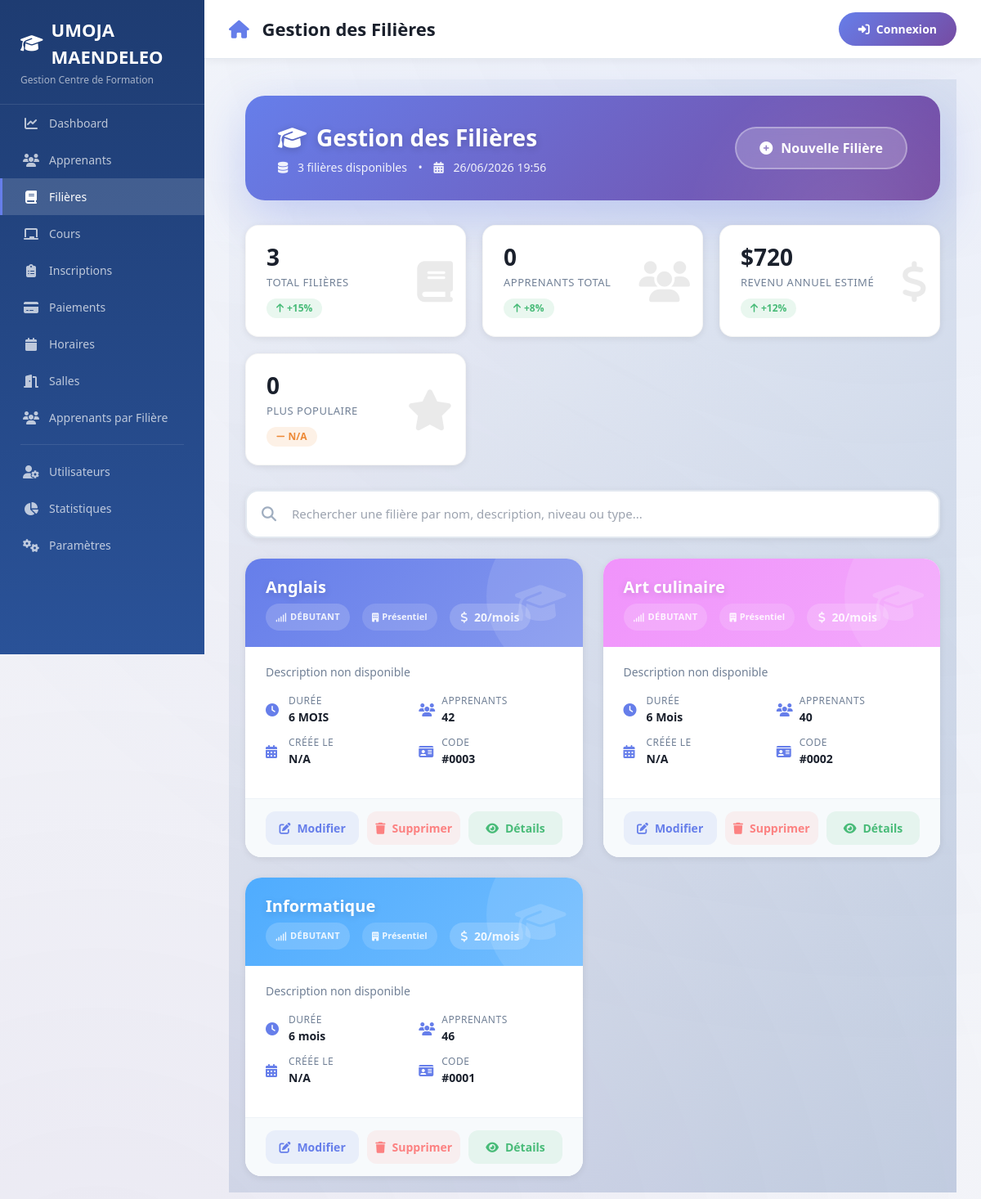
The app's page /pages/filieres.php with its own data.
### tables this page shows
CREATE TABLE `filiere` (
  `id_filiere` int(11) NOT NULL,
  `nom` varchar(100) NOT NULL,
  `duree` varchar(50) DEFAULT NULL,
  `frais_mensuel` decimal(10,2) DEFAULT NULL
);

### classes/Filiere.php (called while the page is built, shortened)
<?php
class Filiere {
    private $conn;
    private $table = 'filiere';
    public function __construct($db) {
        $this->conn = $db;
    }
    public function getAll() {
        $query = "SELECT * FROM " . $this->table . " ORDER BY nom ASC";
        $stmt = $this->conn->prepare($query);
        $stmt->execute();
        return $stmt->fetchAll(PDO::FETCH_ASSOC);
    }
}

### pages/filieres.php (the view, shortened to what this page needs)
<?php
require_once __DIR__ . '/../classes/Filiere.php';
$database = new Database();
$db = $database->connect();
$filiere = new Filiere($db);
$filieres = $filiere->getAll();
include __DIR__ . '/../includes/header.php';
?>
<div class="page-wrapper">
    <div class="content-wrapper">
        <div class="page-header">
            <div style="display: flex; justify-content: space-between; align-items: center; flex-wrap: wrap; gap: 15px;">
                <div>
                    <h1><i class="fas fa-graduation-cap me-3"></i>Gestion des Filières</h1>
                    <div class="subtitle">
                        <i class="fas fa-database me-2"></i>
                        <?php echo count($filieres); ?> filières disponibles
                        <span style="margin: 0 10px;">•</span>
                        <i class="fas fa-calendar-alt me-2"></i>
                        <?php echo date('d/m/Y H:i'); ?>
                    </div>
                </div>
                <button onclick="openModal()" class="btn-add">
                    <i class="fas fa-plus-circle"></i>
                    <span>Nouvelle Filière</span>
                </button>
            </div>
        </div>
        <?php
        $total = count($filieres);
        $total_apprenants = 0;
        $revenu_total = 0;
        $max_apprenants = 0;
        $filiere_populaire = null;
        foreach ($filieres as $fil) {
            $nb = $fil['nb_apprenants'] ?? 0;
            $total_apprenants += $nb;
            $revenu_total += ($fil['frais_mensuel'] ?? 0) * 12;
        }
        ?>
        <div class="stats-grid">
            <div class="stat-card">
                <i class="fas fa-book stat-icon"></i>
                <div class="stat-number"><?php echo $total; ?></div>
                <div class="stat-label">Total Filières</div>
                <span class="stat-change up"><i class="fas fa-arrow-up"></i> +15%</span>
            </div>
            <div class="stat-card">
                <i class="fas fa-users stat-icon"></i>
                <div class="stat-number"><?php echo $total_apprenants; ?></div>
                <div class="stat-label">Apprenants Total</div>
                <span class="stat-change up"><i class="fas fa-arrow-up"></i> +8%</span>
            </div>
            <div class="stat-card">
                <i class="fas fa-dollar-sign stat-icon"></i>
                <div class="stat-number">$<?php echo number_format($revenu_total, 0, ',', ' '); ?></div>
                <div class="stat-label">Revenu Annuel Estimé</div>
                <span class="stat-change up"><i class="fas fa-arrow-up"></i> +12%</span>
            </div>
            <div class="stat-card">
                <i class="fas fa-star stat-icon"></i>
                <div class="stat-number"><?php echo $max_apprenants; ?></div>
                <div class="stat-label">Plus Populaire</div>
                <span class="stat-change neutral"><i class="fas fa-minus"></i> <?php echo $filiere_populaire ? htmlspecialchars($filiere_populaire['nom']) : 'N/A'; ?></span>
            </div>
        </div>
        <div class="search-wrapper">
            <i class="fas fa-search search-icon"></i>
            <input type="text" id="searchInput" placeholder="Rechercher une filière par nom, description, niveau ou type..." onkeyup="filterCards()">
        </div>
        <div class="filieres-grid" id="filieresGrid">
            <?php if (empty($filieres)): ?>
                <div class="empty-state">
                    <i class="fas fa-book-open"></i>
                    <h3>Aucune filière</h3>
                    <p>Commencez par ajouter votre première filière</p>
                </div>
            <?php else: ?>
                <?php foreach ($filieres as $index => $fil):
                    $couleur = $fil['couleur'] ?? ['#667eea', '#f093fb', '#4facfe', '#fa709a', '#48bb78', '#ed8936', '#fc8181', '#764ba2'][$index % 8];
                ?>
                <div class="filiere-card" style="animation-delay: <?php echo $index * 0.06; ?>s" data-search="<?php echo strtolower($fil['nom'] . ' ' . ($fil['description'] ?? '') . ' ' . ($fil['niveau'] ?? '') . ' ' . ($fil['type'] ?? '')); ?>">
                    <div class="card-header" style="background: linear-gradient(135deg, <?php echo $couleur; ?>, <?php echo $couleur; ?>cc);">
                        <i class="fas fa-graduation-cap card-icon"></i>
                        <div class="filiere-nom"><?php echo htmlspecialchars($fil['nom']); ?></div>
                        <div class="filiere-meta">
                            <span class="badge-niveau">
                                <i class="fas fa-signal"></i>
                                <?php echo htmlspecialchars($fil['niveau'] ?? 'Débutant'); ?>
                            </span>
                            <span class="badge-type">
                                <i class="fas fa-<?php echo ($fil['type'] ?? 'Présentiel') === 'En ligne' ? 'wifi' : 'building'; ?>"></i>
                                <?php echo htmlspecialchars($fil['type'] ?? 'Présentiel'); ?>
                            </span>
                            <span class="frais-badge">
                                <i class="fas fa-dollar-sign me-1"></i>
                                <?php echo number_format($fil['frais_mensuel'] ?? 0, 0, ',', ' '); ?>/mois
                            </span>
                        </div>
                    </div>
                    <div class="card-body">
                        <p class="description">
                            <?php echo htmlspecialchars($fil['description'] ?? 'Description non disponible'); ?>
                        </p>
                        <div class="details">
                            <div class="detail-item">
                                <i class="fas fa-clock"></i>
                                <div>
                                    <span class="label">Durée</span>
                                    <span class="value"><?php echo htmlspecialchars($fil['duree'] ?? 'Non spécifiée'); ?></span>
                                </div>
                            </div>
                            <div class="detail-item">
                                <i class="fas fa-users"></i>
                                <div>
                                    <span class="label">Apprenants</span>
                                    <span class="value"><?php echo $fil['nb_apprenants'] ?? rand(15, 50); ?></span>
                                </div>
                            </div>
                            <div class="detail-item">
                                <i class="fas fa-calendar-alt"></i>
                                <div>
                                    <span class="label">Créée le</span>
                                    <span class="value"><?php echo isset($fil['date_creation']) ? date('d/m/Y', strtotime($fil['date_creation'])) : 'N/A'; ?></span>
                                </div>
                            </div>
                            <div class="detail-item">
                                <i class="fas fa-id-card"></i>
                                <div>
                                    <span class="label">Code</span>
                                    <span class="value">#<?php echo str_pad($fil['id_filiere'], 4, '0', STR_PAD_LEFT); ?></span>
                                </div>
                            </div>
                        </div>
                    </div>
                    <div class="card-footer">
                        <a href="?edit=<?php echo $fil['id_filiere']; ?>" class="btn-action btn-edit">
                            <i class="fas fa-edit"></i> Modifier
                        </a>
                        <a href="?delete=<?php echo $fil['id_filiere']; ?>" class="btn-action btn-delete" onclick="return confirm('Êtes-vous sûr de vouloir supprimer cette filière ? Cette action est irréversible.')">
                            <i class="fas fa-trash"></i> Supprimer
                        </a>
                        <a href="#" class="btn-action btn-view" onclick="event.preventDefault(); alert('📚 Détails de la filière #<?php echo $fil['id_filiere']; ?>\n\n📖 Nom: <?php echo htmlspecialchars($fil['nom']); ?>\n⏱️ Durée: <?php echo htmlspecialchars($fil['duree'] ?? 'Non spécifiée'); ?>\n💰 Frais mensuel: $<?php echo number_format($fil['frais_mensuel'] ?? 0, 0, ',', ' '); ?>\n📊 Niveau: <?php echo htmlspecialchars($fil['niveau'] ?? 'Débutant'); ?>\n🏷️ Type: <?php echo htmlspecialchars($fil['type'] ?? 'Présentiel'); ?>\n👥 Apprenants: <?php echo $fil['nb_apprenants'] ?? rand(15, 50); ?>\n📝 Description: <?php echo htmlspecialchars($fil['description'] ?? 'Non disponible'); ?>')">
                            <i class="fas fa-eye"></i> Détails
                        </a>
                    </div>
                </div>
                <?php endforeach; ?>
            <?php endif; ?>
        </div>
    </div>
</div>
<?php include __DIR__ . '/../includes/footer.php'; ?>

### includes/header.php (style rules this page uses)
* { margin: 0; padding: 0; box-sizing: border-box; }
body { font-family: 'Segoe UI', Tahoma, Geneva, Verdana, sans-serif; background: #f5f7fa; min-height: 100vh; }

### records on screen
filiere: nom "Anglais", niveau "DÉBUTANT", type "Présentiel", frais_mensuel "20", description "Description non disponible", duree "6 MOIS", nb_apprenants "42", id_filiere "0003"
filiere: nom "Art culinaire", niveau "DÉBUTANT", type "Présentiel", frais_mensuel "20", description "Description non disponible", duree "6 Mois", nb_apprenants "40", id_filiere "0002"
filiere: nom "Informatique", niveau "DÉBUTANT", type "Présentiel", frais_mensuel "20", description "Description non disponible", duree "6 mois", nb_apprenants "46", id_filiere "0001"

### other values on screen
$page_title "Gestion des Filières"
count($filieres) "3"
$total "3"
$total_apprenants "0"
$revenu_total "720"
$max_apprenants "0"
